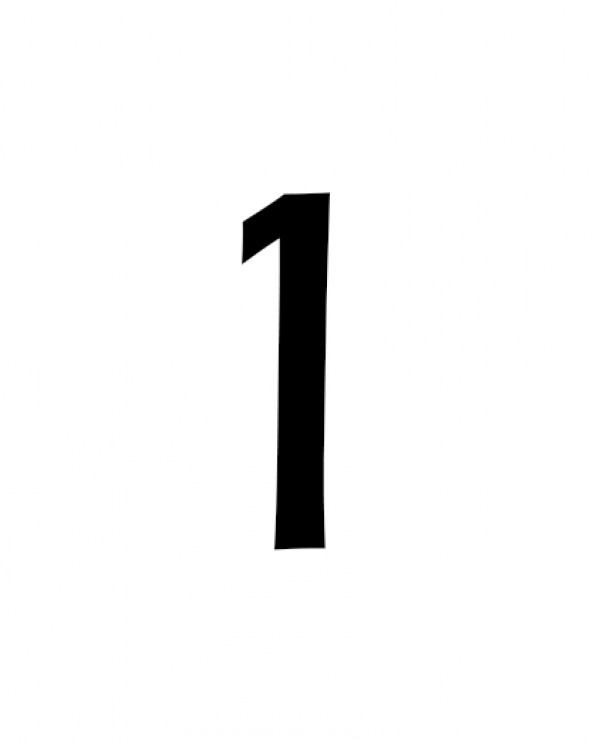
#> input picture DataScience2/number1/1_5.jpg, 600 x 744 px, found by its file name
$ python exemplo2.py
#> lines starting #> are read from the running program, lines starting #| are printed output that depends on the picture; after the words box and inside, x2 and y2 are one past the last pixel; in counts of white or black regions, pixels touching at a corner belong together
import cv2
import numpy as np

dim = (300,300)

def verifyNeighborhood(image, point, connectivity): #recebe imagem, ponto de referencia e a conectividade

    if connectivity == 4:
        print(point)
        if image[point[0]-1, point[1]] == 255: #verifica se tem algum valor no ponto superior (255 para poder visualizar o numero)
            image[point[0] - 1, point[1]] = 0 #atribui o valor 0 (para visualização)
            print('0')
            return (point[0]-1,point[1])

        elif image[point[0], point[1]+1] == 255:
            image[point[0] , point[1]+1] = 0
            print('1') #caso vá para a direita, atribui 0 na linha acima e printa 1
            return (point[0],point[1]+1)

        elif image[point[0]+1, point[1]] == 255:
            image[point[0] + 1, point[1]] = 0
            print('2')
            return (point[0]+1,point[1])

        elif image[point[0], point[1]-1] == 255:
            image[point[0], point[1]-1] = 0
            print('3')
            return (point[0],point[1]-1)

        else:
            print('none')
    else:
        print(point)
def normalizeImage(v):
    v = (v - v.min()) / (v.max() - v.min())
    result = (v * 255).astype(np.uint8)
    return result

image = cv2.imread("C:/Users/User/Desktop/GIT/LapiscoComputerVisionPython/DataScience2/number1/1_5.jpg")
#> image is the input picture: shape (744, 600, 3); min 0, max 255, mean 244.5
image = cv2.resize(image, dim, interpolation = cv2.INTER_AREA)
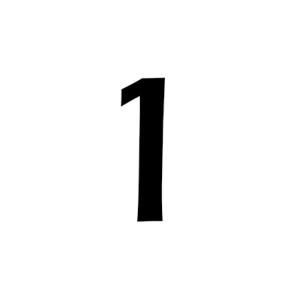
#> image: shape (300, 300, 3); min 0, max 255, mean 244.5

imageBin = 255 - image[:,:,0] #converter em img binaria
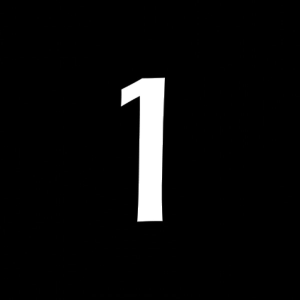
#> imageBin: shape (300, 300); min 0, max 255, mean 10.5

newImg = np.zeros(np.shape(imageBin))
kernel = np.ones((5,5), np.uint8)

newImg = normalizeImage((imageBin>100)*1) #imagem só tem 0 e 1
#> in normalizeImage, `v = (v - v.min()) / (v.max() - v.min())`:
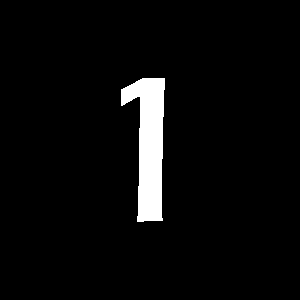
#> v: shape (300, 300) float64; values 0 (black) and 1 (white), 4.1% white; 1 white region, box (x1, y1, x2, y2) and area: (121, 78, 165, 222) 3734
newImg = cv2.dilate(newImg, kernel, iterations = 1) - newImg # dilatar imagem e subtrair da imagem dilatada a imagem original. isso resultará apenas na borda
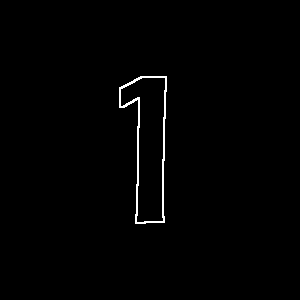
#> newImg: shape (300, 300); 0.91% white in thin lines or dots, all inside (x1, y1, x2, y2) = (119, 76, 167, 224)
cv2.imshow('image', newImg)
cv2.waitKey(0)


max_xy = np.where(newImg == 255)
#> max_xy = 819 positions, rows 76 to 223, columns 119 to 166
print(max_xy[0][0] , max_xy[1][0])
#| 76 140

newImgRGB = np.zeros(np.shape(image))
newImgRGB[:,:,0] = newImgRGB[:,:,1] = newImgRGB[:,:,2] = newImg

cv2.circle(newImgRGB, (max_xy[1][0],max_xy[0][0]) , int(3), (0,0,255), 2)
#> newImgRGB: shape (300, 300, 3) float64; mean of channels 0, 1, 2 2.3, 2.3, 2.4

startPoint = (max_xy[0][0],max_xy[1][0])
#> startPoint = (76, 140)

point = verifyNeighborhood(newImg, startPoint, 4)
#| (76, 140)
#> point = (76, 141)

while(point != startPoint):

    cv2.circle(newImgRGB, (point[1], point[0]), int(7), (0, 0, 255), 1)
#> newImgRGB: shape (300, 300, 3) float64; mean of channels 0, 1, 2 2.3, 2.3, 2.5
    cv2.imshow('image', newImgRGB)
    cv2.waitKey(0)

    cv2.circle(newImgRGB, (point[1], point[0]), int(6), (0, 255, 255), 1)
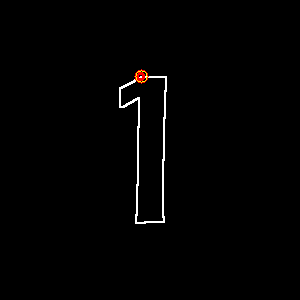
#> newImgRGB: shape (300, 300, 3) float64; mean of channels 0, 1, 2 2.3, 2.3, 2.6; drawn as B, G, R
    point = verifyNeighborhood(newImg, point, 4)
#| (76, 141)
#> point = (76, 142)

$ run again, with DataScience2/number1/1_2.jpg copied over DataScience2/number1/1_5.jpg
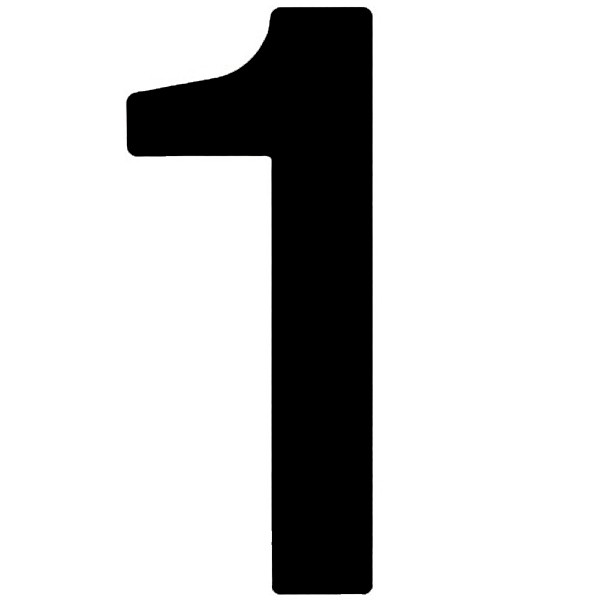
#> input picture DataScience2/number1/1_2.jpg, 600 x 600 px, found by its file name
#> image is the input picture: shape (600, 600, 3); mean B, G, R 204.9, 204.9, 204.9
#> in normalizeImage, `v = (v - v.min()) / (v.max() - v.min())`:
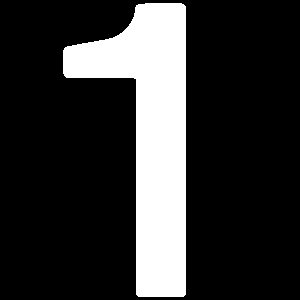
#> v: shape (300, 300) float64; values 0 (black) and 1 (white), 19.5% white; 1 white region, box (x1, y1, x2, y2) and area: (63, 3, 186, 297) 17592
#> `newImg = cv2.dilate(newImg, kernel, iterations = 1) - newImg`:
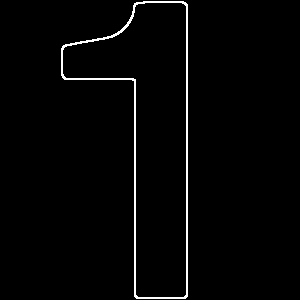
#> newImg: shape (300, 300); 1.9% white in thin lines or dots, all inside (x1, y1, x2, y2) = (61, 1, 188, 299)
#> max_xy = 1684 positions, rows 1 to 298, columns 61 to 187
#| 1 143
#> startPoint = (1, 143)
#| (1, 143)
#> `point = verifyNeighborhood(newImg, startPoint, 4)`: point = (1, 144)
#| (1, 144)
#> `point = verifyNeighborhood(newImg, point, 4)`: point = (1, 145)
